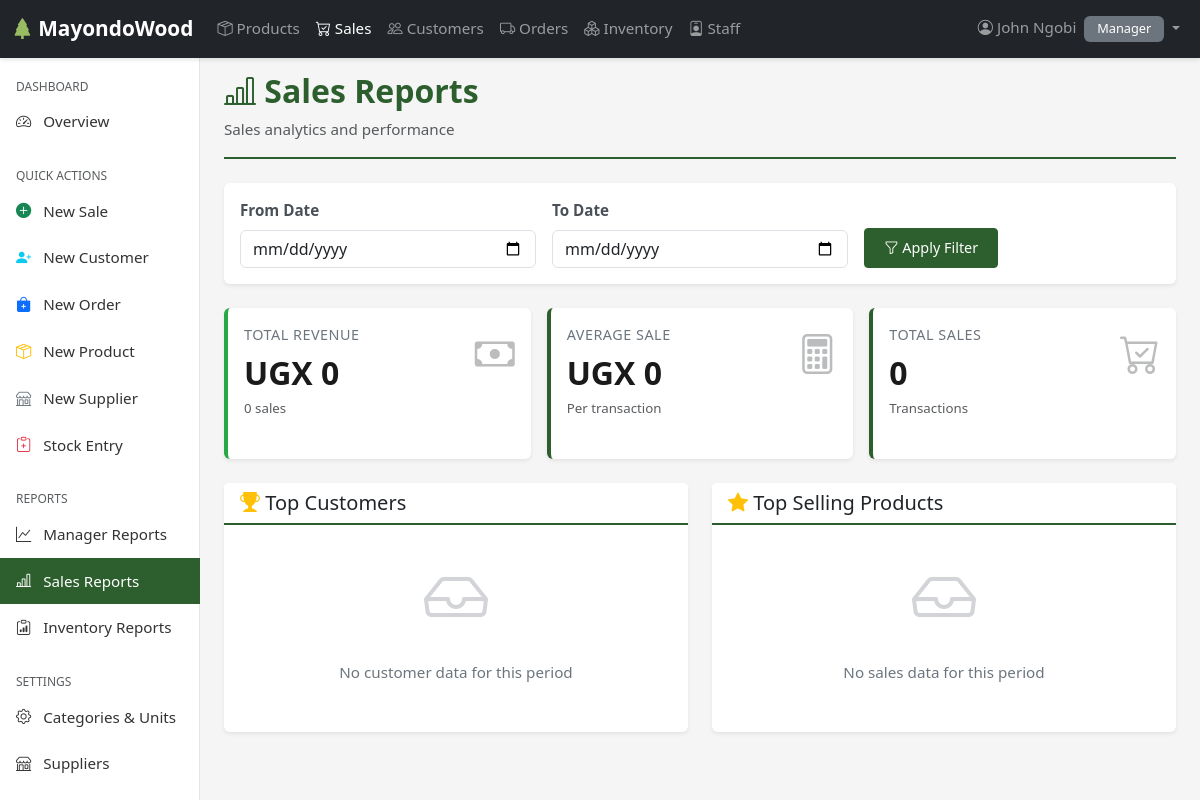
Page /sales/reports/ (signed in) on the earlier database version.
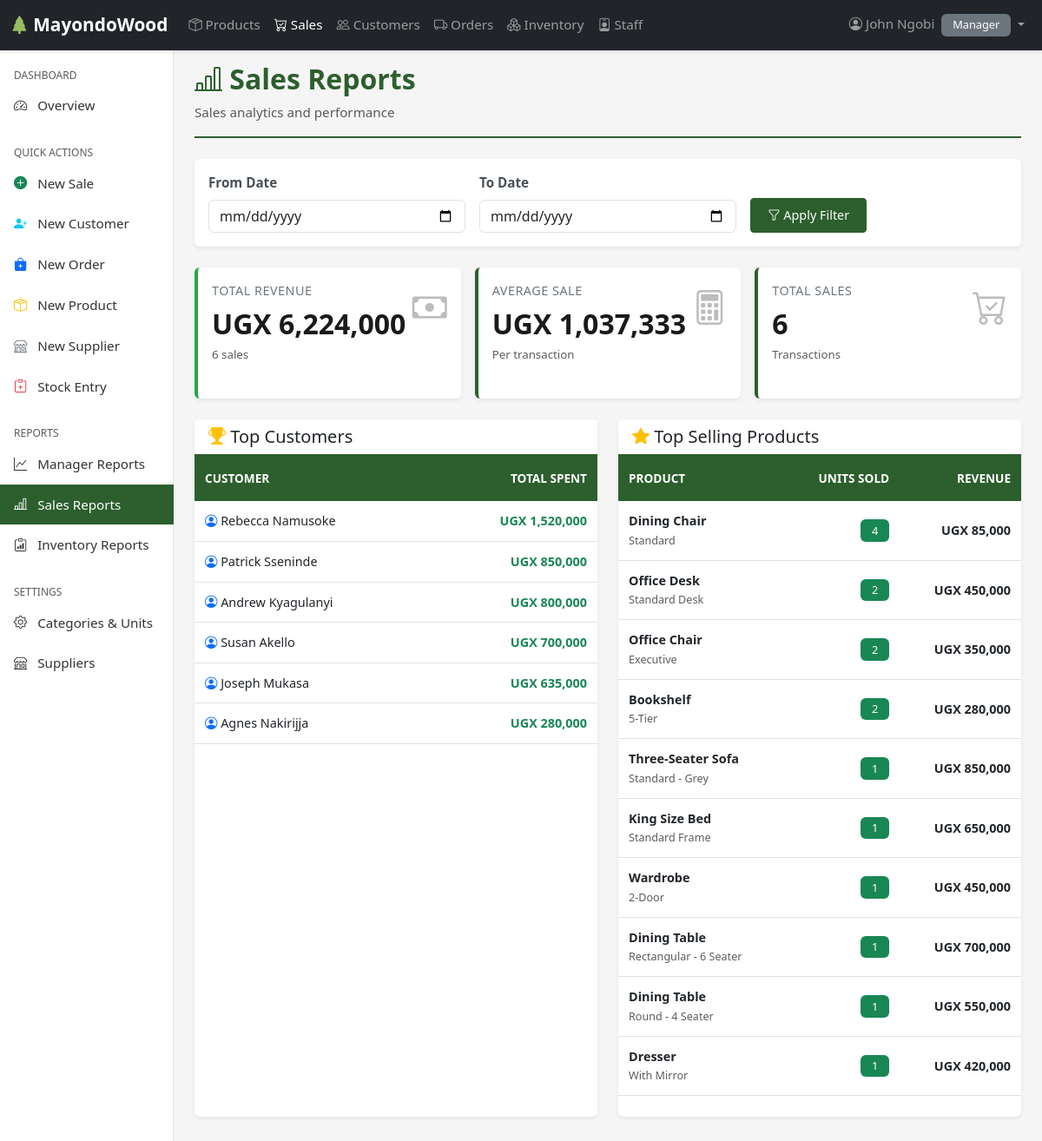
Same page on the later database version.
### sales/models.py (models this page shows, shortened)
class Customer(models.Model):
    first_name = models.CharField(max_length=50)
    last_name = models.CharField(max_length=50)
    email = models.EmailField(blank=True, null=True)
    phone = models.CharField(max_length=15, blank=True, null=True)
    address = models.TextField(blank=True, null=True)
    is_active = models.BooleanField(default=True)
    created_at = models.DateTimeField(auto_now_add=True)
    updated_at = models.DateTimeField(auto_now=True)
    class Meta:
        ordering = ['last_name', 'first_name']
        verbose_name = 'Customer'
        verbose_name_plural = 'Customers'
    @property
    def full_name(self):
        return f'{self.first_name} {self.last_name}'

### products/models.py (models this page shows, shortened)
class ProductVariant(models.Model):
    product = models.ForeignKey(Product, on_delete=models.CASCADE, related_name='variants')
    variant_name = models.CharField(max_length=100)
    price = models.IntegerField(default=0)
    stock_quantity = models.PositiveIntegerField(default=0)
    reorder_level = models.PositiveIntegerField(default=5)
    is_active = models.BooleanField(default=True)
    created_at = models.DateTimeField(auto_now_add=True)
    updated_at = models.DateTimeField(auto_now=True)
    class Meta:
        ordering = ['product__name', 'variant_name']
        unique_together = [['product', 'variant_name']]

class Product(models.Model):
    name = models.CharField(max_length=100)
    category = models.ForeignKey(Category, on_delete=models.PROTECT, related_name='products')
    unit = models.ForeignKey(Unit, on_delete=models.PROTECT, related_name='products')
    supplier = models.ForeignKey('orders.Supplier', on_delete=models.SET_NULL, null=True, blank=True, related_name='products')
    description = models.TextField(blank=True)
    is_active = models.BooleanField(default=True)
    created_at = models.DateTimeField(auto_now_add=True)
    updated_at = models.DateTimeField(auto_now=True)
    class Meta:
        ordering = ['name']
        unique_together = [['name', 'category']]

### sales/views.py (the view)
# urls.py: path('reports/', views.sales_reports, name='reports'),
@login_required
@user_passes_test(is_sales_or_manager, login_url='users:login')
def sales_reports(request):
    date_from = request.GET.get('date_from')
    date_to = request.GET.get('date_to')
    if not date_from:
        date_from = now().replace(day=1).date()
    else:
        date_from = datetime.strptime(date_from, '%Y-%m-%d').date()
    if not date_to:
        date_to = now().date()
    else:
        date_to = datetime.strptime(date_to, '%Y-%m-%d').date()
    sales = Sale.objects.filter(
        sale_date__date__gte=date_from,
        sale_date__date__lte=date_to,
        status='COMPLETED'
    )
    total_revenue = sum(sale.total for sale in sales)
    total_sales = sales.count()
    top_customers = Customer.objects.filter(
        sales__status='COMPLETED',
        sales__sale_date__date__gte=date_from,
        sales__sale_date__date__lte=date_to
    ).annotate(
        total_spent=Sum('sales__items__unit_price')
    ).order_by('-total_spent')[:10]
    from products.models import ProductVariant
    top_products = ProductVariant.objects.filter(
        sale_items__sale__status='COMPLETED',
        sale_items__sale__sale_date__date__gte=date_from,
        sale_items__sale__sale_date__date__lte=date_to
    ).annotate(
        total_sold=Sum('sale_items__quantity'),
        revenue=Sum('sale_items__unit_price')
    ).order_by('-total_sold')[:10]
    from django.db.models.functions import TruncDate
    daily_sales = sales.annotate(
        date=TruncDate('sale_date')
    ).values('date').annotate(
        count=Count('id'),
        revenue=Sum('items__unit_price')
    ).order_by('date')
    context = {
        'date_from': date_from,
        'date_to': date_to,
        'total_revenue': total_revenue,
        'total_sales': total_sales,
        'average_sale': total_revenue / total_sales if total_sales > 0 else 0,
        'top_customers': top_customers,
        'top_products': top_products,
        'daily_sales': daily_sales,
        'title': 'Sales Reports'
    }
    return render(request, 'sales/reports.html', context)

### sales/models.py (called while the page is built)
    def calculate_subtotal(self):
        return sum(item.total_price() for item in self.items.all())

    @property
    def total(self):
        return self.calculate_subtotal() + self.delivery_fee

    @property
    def subtotal(self):
        return self.quantity * self.unit_price

    @property
    def discount_amount(self):
        discount = float(self.subtotal) * (float(self.discount_percentage) / 100)
        return int(round(discount))

    def total_price(self):
        return self.subtotal - self.discount_amount

### sales/views.py (called while the page is built)
def is_sales_or_manager(user):
    return user.is_authenticated and user.role in ['SALES', 'MANAGER']

### sales/templates/sales/reports.html (shortened to what the changed rows need)
{% extends 'base.html' %}
{% load static humanize %}
{% block content %}
<div class="page-header mb-4">
    <h1><i class="bi bi-bar-chart-line"></i> Sales Reports</h1>
</div>
<div class="row g-3 mb-4">
    <div class="col-md-4">
        <div class="card stat-card success h-100">
            <div class="card-body">
                <div class="d-flex justify-content-between align-items-start">
                    <div>
                        <p class="stat-label mb-2">Total Revenue</p>
                        <h2 class="stat-value mb-1">UGX {{ total_revenue|floatformat:0|intcomma }}</h2>
                        <small class="text-muted">{{ total_sales }} sales</small>
                    </div>
                </div>
            </div>
        </div>
    </div>
    <div class="col-md-4">
        <div class="card stat-card primary h-100">
            <div class="card-body">
                <div class="d-flex justify-content-between align-items-start">
                    <div>
                        <p class="stat-label mb-2">Average Sale</p>
                        <h2 class="stat-value mb-1">UGX {{ average_sale|floatformat:0|intcomma }}</h2>
                        <small class="text-muted">Per transaction</small>
                    </div>
                </div>
            </div>
        </div>
    </div>
    <div class="col-md-4">
        <div class="card stat-card info h-100">
            <div class="card-body">
                <div class="d-flex justify-content-between align-items-start">
                    <div>
                        <p class="stat-label mb-2">Total Sales</p>
                        <h2 class="stat-value mb-1">{{ total_sales|intcomma }}</h2>
                        <small class="text-muted">Transactions</small>
                    </div>
                </div>
            </div>
        </div>
    </div>
</div>
<div class="row">
    <div class="col-lg-6 mb-4">
        <div class="card h-100">
            <div class="card-body p-0">
                {% if top_customers %}
                <div class="table-responsive">
                    <table class="table table-hover mb-0">
                        <thead>
                            <tr>
                                <th>Customer</th>
                                <th class="text-end">Total Spent</th>
                            </tr>
                        </thead>
                        <tbody>
                            {% for customer in top_customers %}
                            <tr>
                                <td>
                                    <i class="bi bi-person-circle text-primary"></i>
                                    {{ customer.full_name }}
                                </td>
                                <td class="text-end">
                                    <strong class="text-success">
                                        UGX {{ customer.total_spent|floatformat:0|default:"0"|intcomma }}
                                    </strong>
                                </td>
                            </tr>
                            {% endfor %}
                        </tbody>
                    </table>
                </div>
                {% else %}
                <div class="empty-state py-4">
                    <i class="bi bi-inbox d-block"></i>
                    <p class="mb-0">No customer data for this period</p>
                </div>
                {% endif %}
            </div>
        </div>
    </div>
    <div class="col-lg-6 mb-4">
        <div class="card h-100">
            <div class="card-body p-0">
                {% if top_products %}
                <div class="table-responsive">
                    <table class="table table-hover mb-0">
                        <thead>
                            <tr>
                                <th>Product</th>
                                <th class="text-end">Units Sold</th>
                                <th class="text-end">Revenue</th>
                            </tr>
                        </thead>
                        <tbody>
                            {% for product in top_products %}
                            <tr>
                                <td>
                                    <strong>{{ product.product.name }}</strong><br>
                                    <small class="text-muted">{{ product.variant_name }}</small>
                                </td>
                                <td class="text-end">
                                    <span class="badge bg-success">{{ product.total_sold }}</span>
                                </td>
                                <td class="text-end">
                                    <strong>UGX {{ product.revenue|floatformat:0|default:"0"|intcomma }}</strong>
                                </td>
                            </tr>
                            {% endfor %}
                        </tbody>
                    </table>
                </div>
                {% else %}
                <div class="empty-state py-4">
                    <i class="bi bi-inbox d-block"></i>
                    <p class="mb-0">No sales data for this period</p>
                </div>
                {% endif %}
            </div>
        </div>
    </div>
</div>
{% endblock %}

Differences in the rows shown:
now on this page (row unchanged): Customer: full_name "Rebecca Namusoke", total_spent "1,520,000"
now on this page (row unchanged): Customer: full_name "Patrick Sseninde", total_spent "850,000"
now on this page (row unchanged): Customer: full_name "Andrew Kyagulanyi", total_spent "800,000"
now on this page (row unchanged): Customer: full_name "Susan Akello", total_spent "700,000"
now on this page (row unchanged): Customer: full_name "Joseph Mukasa", total_spent "635,000"
now on this page (row unchanged): Customer: full_name "Agnes Nakirijja", total_spent "280,000"
now on this page (row edited): ProductVariant: product.name "Dining Chair", variant_name "Standard", total_sold "4", revenue "85,000"
now on this page (row edited): ProductVariant: product.name "Office Desk", variant_name "Standard Desk", total_sold "2", revenue "450,000"
now on this page (row edited): ProductVariant: product.name "Office Chair", variant_name "Executive", total_sold "2", revenue "350,000"
now on this page (row edited): ProductVariant: product.name "Bookshelf", variant_name "5-Tier", total_sold "2", revenue "280,000"
now on this page (row edited): ProductVariant: product.name "Three-Seater Sofa", variant_name "Standard - Grey", total_sold "1", revenue "850,000"
now on this page (row edited): ProductVariant: product.name "King Size Bed", variant_name "Standard Frame", total_sold "1", revenue "650,000"
now on this page (row edited): ProductVariant: product.name "Wardrobe", variant_name "2-Door", total_sold "1", revenue "450,000"
now on this page (row edited): ProductVariant: product.name "Dining Table", variant_name "Rectangular - 6 Seater", total_sold "1", revenue "700,000"
now on this page (row edited): ProductVariant: product.name "Dining Table", variant_name "Round - 4 Seater", total_sold "1", revenue "550,000"
now on this page (row edited): ProductVariant: product.name "Dresser", variant_name "With Mirror", total_sold "1", revenue "420,000"
Other differences:
{{ total_revenue|floatformat:0|intcomma }}: "0" → "6,224,000"
{{ total_sales }}: "0" → "6"
{{ average_sale|floatformat:0|intcomma }}: "0" → "1,037,333"
{{ total_sales|intcomma }}: "0" → "6"
text no longer shown: "No customer data for this period No sales data for this period"
text now shown: "CUSTOMER TOTAL SPENT PRODUCT UNITS SOLD REVENUE"
